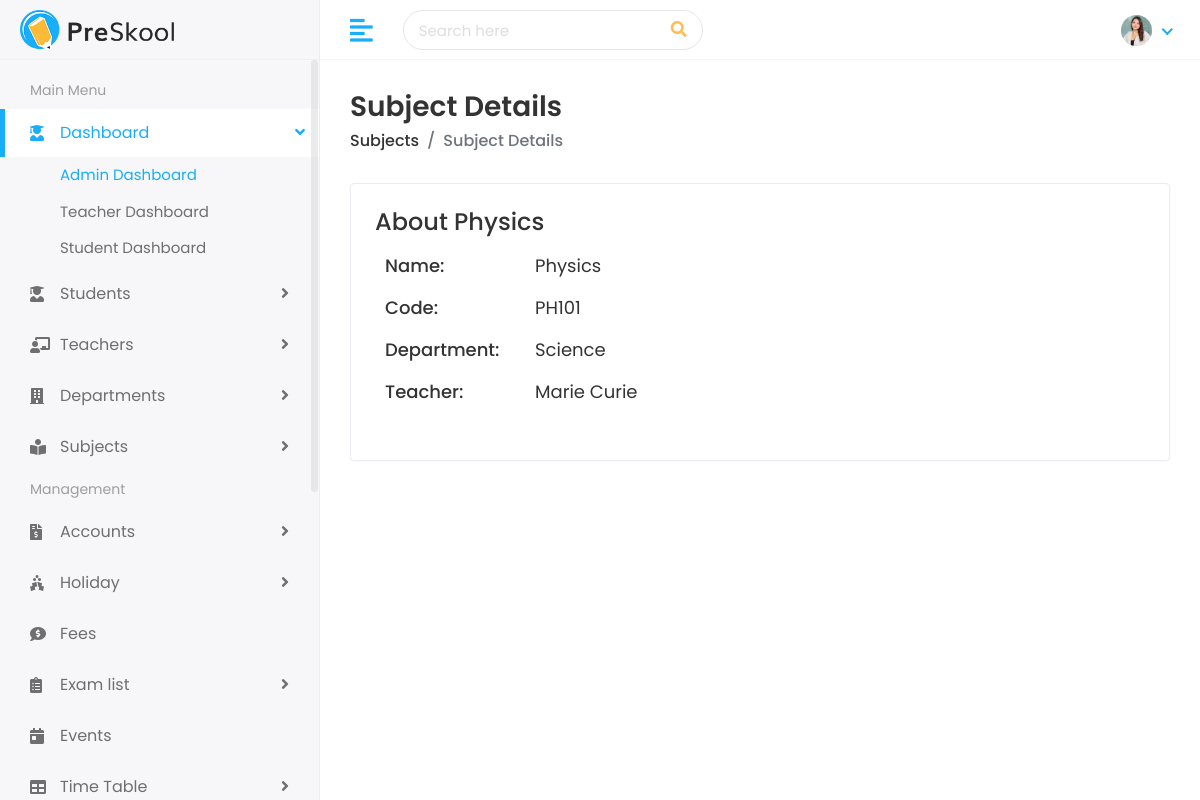
Page /subjects/view/1/ on the committed database.
### faculty/models.py (models this page shows, shortened)
class Subject(models.Model):
    name = models.CharField(max_length=200)
    code = models.CharField(max_length=50, unique=True)
    department = models.ForeignKey(
        Department, on_delete=models.SET_NULL,
        null=True, blank=True, related_name='subjects'
    )
    teacher = models.ForeignKey(
        Teacher, on_delete=models.SET_NULL,
        null=True, blank=True, related_name='subjects'
    )

class Department(models.Model):
    name = models.CharField(max_length=200, unique=True)
    description = models.TextField(blank=True)
    head_teacher = models.ForeignKey(
        'Teacher', on_delete=models.SET_NULL,
        null=True, blank=True, related_name='headed_department'
    )

class Teacher(models.Model):
    teacher_id = models.CharField(max_length=50, unique=True)
    first_name = models.CharField(max_length=100)
    last_name = models.CharField(max_length=100)
    gender = models.CharField(max_length=20, choices=[('Male', 'Male'), ('Female', 'Female'), ('Others', 'Others')])
    date_of_birth = models.DateField()
    mobile_number = models.CharField(max_length=20)
    joining_date = models.DateField()
    qualification = models.CharField(max_length=150)
    experience = models.CharField(max_length=100)
    username = models.CharField(max_length=100, unique=True)
    email = models.EmailField(max_length=150, unique=True)
    password = models.CharField(max_length=100)
    address = models.TextField()
    city = models.CharField(max_length=100)
    state = models.CharField(max_length=100)
    zip_code = models.CharField(max_length=20)
    country = models.CharField(max_length=100)
    image = models.ImageField(upload_to='teachers/', blank=True, null=True)
    department = models.ForeignKey(
        Department, on_delete=models.SET_NULL,
        null=True, blank=True, related_name='teachers'
    )

### faculty/views.py (the view)
# urls.py: path('subjects/view/<int:pk>/', views.view_subject, name='view_subject'),
def view_subject(request, pk):
    subject = get_object_or_404(Subject, pk=pk)
    return render(request, 'subjects/subject-details.html', {'subject': subject})

### templates/subjects/subject-details.html (shortened to what this page needs)
{% extends 'Home/base.html' %}
{% load static %}
{% block body %}
<div class="page-wrapper">
    <div class="content container-fluid">
        <div class="page-header">
            <div class="row">
                <div class="col-sm-12">
                    <h3 class="page-title">Subject Details</h3>
                    <ul class="breadcrumb">
                        <li class="breadcrumb-item"><a href="{% url 'subject_list' %}">Subjects</a></li>
                        <li class="breadcrumb-item active">Subject Details</li>
                    </ul>
                </div>
            </div>
        </div>
        <div class="card">
            <div class="card-body">
                <div class="row">
                    <div class="col-md-12">
                        <div class="about-info">
                            <h4>About {{ subject.name }}</h4>
                            <div class="media mt-3">
                                <ul>
                                    <li>
                                        <span class="title-span">Name: </span>
                                        <span class="info-span">{{ subject.name }}</span>
                                    </li>
                                    <li>
                                        <span class="title-span">Code: </span>
                                        <span class="info-span">{{ subject.code }}</span>
                                    </li>
                                    <li>
                                        <span class="title-span">Department: </span>
                                        <span class="info-span">{% if subject.department %}{{ subject.department.name }}{% else %}Not Assigned{% endif %}</span>
                                    </li>
                                    <li>
                                        <span class="title-span">Teacher: </span>
                                        <span class="info-span">{% if subject.teacher %}{{ subject.teacher.first_name }} {{ subject.teacher.last_name }}{% else %}Not Assigned{% endif %}</span>
                                    </li>
                                </ul>
                            </div>
                        </div>
                    </div>
                </div>
            </div>
        </div>
    </div>
</div>
{% endblock %}

### static/assets/css/style.css (style rules this page uses)
html { height: 100%; }
body { background-color: #fff; color: #333; font-family: 'Poppins', sans-serif; font-size: 1rem; height: 100%; line-height: 1.5; overflow-x: hidden; }
h1, h2, h3, h4, h5, h6 { font-family: 'Poppins', sans-serif; margin-top: 0; }
ul, ol { padding: 0px; list-style: none; }
.card { border: 1px solid #ececf5; box-shadow: 0 1px 3px 0 rgba(0, 0, 0, 0.03); margin-bottom: 1.875rem; }
.card-body { padding: 1.5rem; }
.page-wrapper { margin-left: 320px; padding-top: 60px; position: relative; transition: all 0.4s ease; }
.page-wrapper > .content { padding: 1.875rem 1.875rem 0; }
.page-header { margin-bottom: 1.875rem; }
.page-header .breadcrumb { background-color: transparent; color: #6c757d; font-size: 1rem; font-weight: 500; margin-bottom: 0; padding: 0; }
.page-header .breadcrumb a { color: #333; }
.page-title { font-size: 28px; font-weight: 600; color: #333; margin-bottom: 5px; }
.about-info ul li { font-size: 18px; margin: 0px 0px 15px 10px; display: flex; }
.title-span { font-weight: 500; width: 150px; }

### rows in the picture
Subject: name "Physics", code "PH101", department.name "Science", teacher.first_name "Marie", teacher.last_name "Curie"
